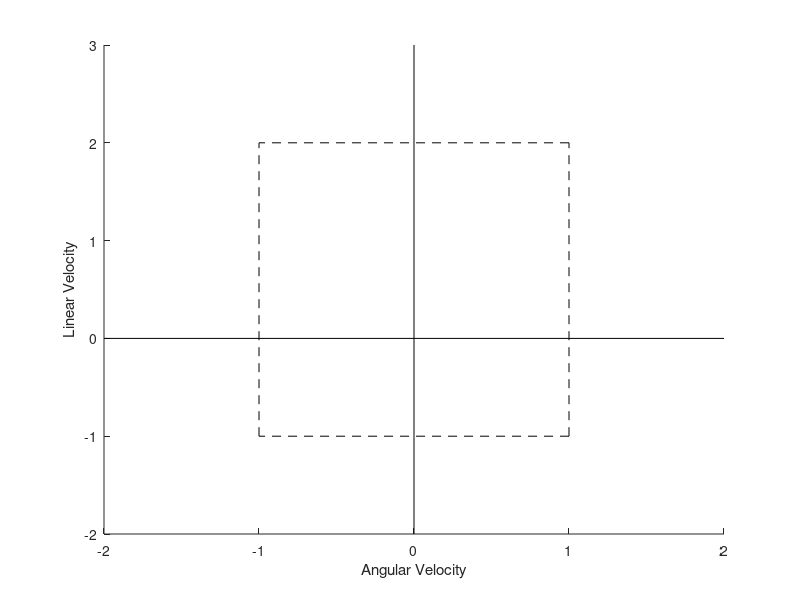

This figure's MATLAB source:
clear; clc;
% Sizes for Kinematics (Measured)
wheel_radius = 0.159;
wheel_base = 0.5461;

% Maximum wheel velocity
vw_min = -6;
vw_max = 6;

% Maximum linear and angular velocities
v_min = -1;
v_max = 2;
w_min = -1;
w_max = 1;

F_w = wheel_radius * [1/2,              1/2; 
                      1/wheel_base,     -1/wheel_base];
                  
% Compact form (4.31)

P = zeros(8,2);
P(1:2,:) = F_w^-1;
P(3:4,:) = -F_w^-1;
P(5:6,:) = [0, 1; 0, -1];
P(7:8,:) = [1, 0; -1, 0];

q = zeros(8,1);
q(1:2) = vw_max * ones(2,1);
q(3:4) = -vw_min * ones(2,1);
q(5:8) = [w_max, -w_min, v_max, -v_min];

figure(1);hold on;
plot([w_max+1, w_min-1],[0,0],'k');
plot([0,0],[v_min-1,v_max+1],'k');
plot([w_max, w_min],[v_max, v_max],'k--'); 
plot([w_max, w_min],[v_min, v_min],'k--');
xlim([w_min- 1, w_max + 1]); xlabel 'Angular Velocity'
ylim([v_min-1, v_max + 1]); ylabel 'Linear Velocity'
plot([w_min, w_min],[v_min, v_max],'k--');
plot([w_max, w_max],[v_min, v_max],'k--');